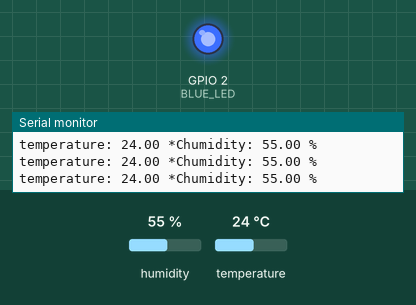
Bench run of a sketch on a simulated ESP32. On the bench: output pins drawn as LEDs (lit = HIGH), the last lines printed to the serial monitor. The inputs (shaded band) are chosen by the test bench; at power-on: temperature 24 °C, humidity 55 %. Pins used as bus, display or sensor lines are not drawn.

Above: at 1.2 s.
1.3 s: temperature set to 26.6 °C
2.8 s: temperature set to 27.9 °C
At 3.4 s:
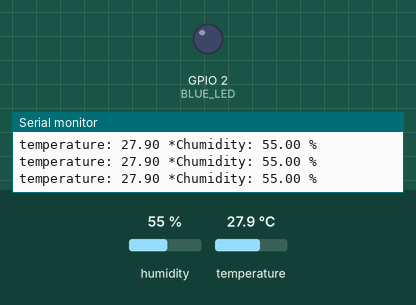
4.3 s: temperature set to 12 °C
At 5.5 s:
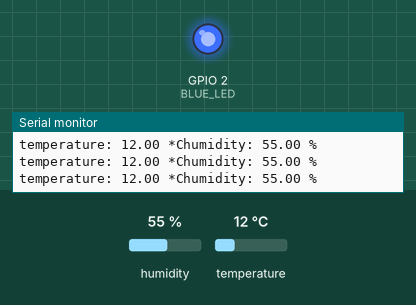
5.8 s: temperature set to 28 °C
At 6.6 s:
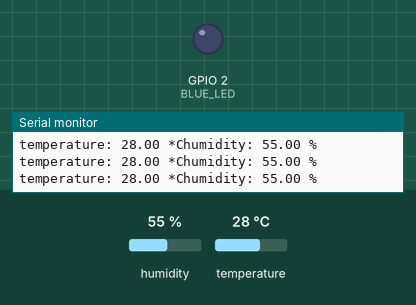
Timing chart, 0 to 8.3 s (numbered marks = the images above; inputs shaded):
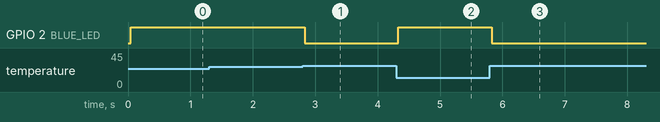

Measured:
- the behaviour switches between 27 and 27.1 °C on temperature (found by bisection; images 0 and 1)
- after the input at 2.8 s, GPIO 2 (BLUE_LED): HIGH → LOW at once
- after the input at 4.3 s, GPIO 2 (BLUE_LED): LOW → HIGH at once
- after the input at 5.8 s, GPIO 2 (BLUE_LED): HIGH → LOW at once

The sketch:

SHT31-LED.ino
```cpp
#include <Wire.h>//I2C
#include "SHT31.h"
SHT31 sht31 = SHT31();

const uint8_t PORT0A = 1;
const uint8_t PORT0B = 3;
const uint8_t PORT1A = 4;
const uint8_t PORT1B = 5;
const uint8_t PORT_POWER = 15; // (common with RED_LED)
//set PORT_POWER as HIGH for power supply. Low means no power.

const uint8_t FUNC_BTN = 0;
const uint8_t BLUE_LED = 2;
const uint8_t RED_LED = PORT_POWER;

const uint8_t UART_TX = PORT0A;
const uint8_t UART_RX = PORT0B;
const uint8_t I2C_SDA = PORT1A;
const uint8_t I2C_SCL = PORT1B;


void setup() {
  Serial.begin(115200);

  pinMode(PORT1B, INPUT);
  pinMode(FUNC_BTN, INPUT);
  pinMode(BLUE_LED, OUTPUT);
  pinMode(BLUE_LED, OUTPUT);
  pinMode(PORT_POWER, OUTPUT);
  digitalWrite(PORT_POWER, HIGH);

  Wire.begin(I2C_SDA,I2C_SCL);
  sht31.begin();
  Serial.println("SHT31 started!");
}


void loop() {
  float temperature_data = sht31.getTemperature();
  float humidity_data = sht31.getHumidity();

  Serial.print("temperature: ");
  Serial.print(temperature_data,2);
  Serial.print(" *C");
  Serial.print("humidity: ");
  Serial.print(humidity_data,2);
  Serial.println(" %\t");

  if(temperature_data > 27){
    digitalWrite(BLUE_LED,LOW);
  }else{
    digitalWrite(BLUE_LED,HIGH);
  }
}
```
